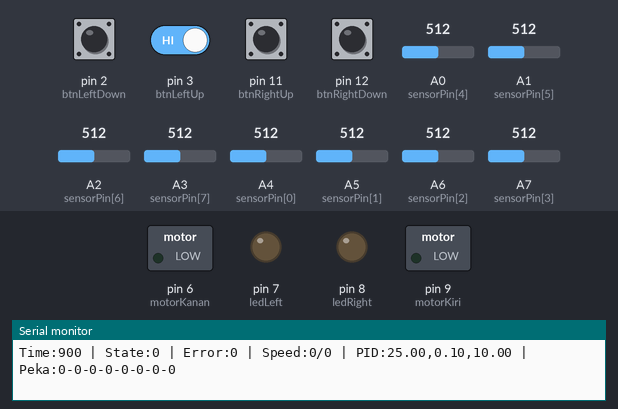
A sketch run on a simulated Arduino Nano, built with avr-gcc and run on an emulated ATmega328P. Parts: switched loads named in the sketch (green lamp = pin HIGH), output pins drawn as LEDs (lit = HIGH), the last lines printed to the serial monitor. Dashed ring = blinking. The inputs (shaded band) are chosen by the test bench; at power-on: pin 2 (btnLeftDown), pin 3 (btnLeftUp), pin 11 (btnRightUp), pin 12 (btnRightDown) HIGH, A2 (sensorPin[6]) = 512, A3 (sensorPin[7]) = 512, A0 (sensorPin[4]) = 512, A1 (sensorPin[5]) = 512, A4 (sensorPin[0]) = 512, A5 (sensorPin[1]) = 512, A6 (sensorPin[2]) = 512, A7 (sensorPin[3]) = 512. EEPROM starts erased.

Above: at 1.2 s.
1.3 s: pin 2 (btnLeftDown) pulled LOW for 0.15 s
At 2.1 s:
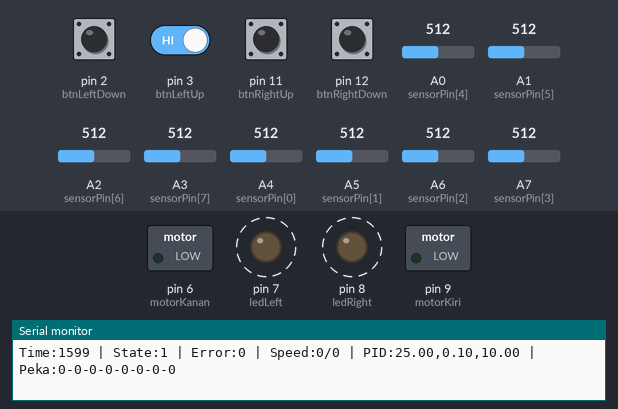
4.3 s: pin 2 (btnLeftDown) driven LOW and pin 3 (btnLeftUp) driven LOW
At 4.75 s:
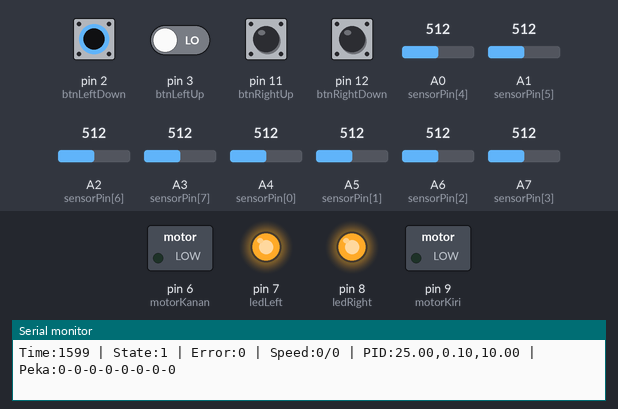
7.3 s: A2 (sensorPin[6]) set to 528
10.3 s: pin 2 (btnLeftDown) driven HIGH
At 11.2 s:
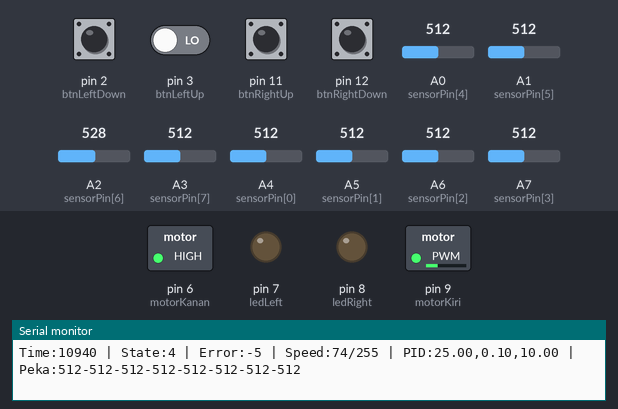
13.3 s: A3 (sensorPin[7]) set to 716
16.3 s: pin 2 (btnLeftDown) driven LOW
At 17.9 s:
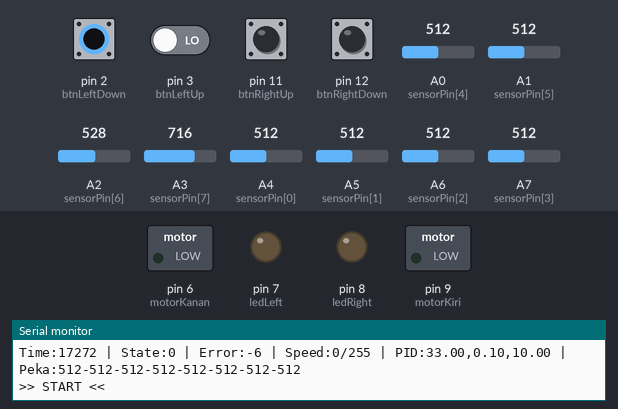
Timing chart, 0 to 19.4 s (numbered marks = the images above; inputs shaded):
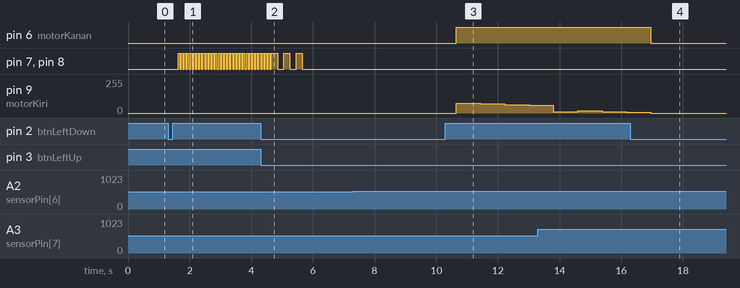

The sketch:

modul-09.ino
```cpp
// Modul 9: PID: 30, 1, 8
#include <EEPROM.h>

// ================= EEPROM =================
const int ADDR_SIGNATURE = 0;
const int ADDR_THRESHOLD = 1;
const int ADDR_KP = 17;
const int ADDR_KD = 21;
const int ADDR_KI = 25;

// ================= PIN =================
const int btnLeftDown = 2;
const int btnLeftUp = 3;
const int btnRightUp = 11;
const int btnRightDown = 12;

const int ledLeft = 7;
const int ledRight = 8;

const int motorKiri = 9;
const int motorKanan = 6;

const int sensorPin[8] = { A4, A5, A6, A7, A0, A1, A2, A3 };

// ================= VAR =================
int threshold[8];

float Kp = 25.0;
float Ki = 0.1;
float Kd = 10.0;

float integral = 0;

int LastError = 0;
int systemState = 0;

// ===== SPEED =====
int baseSpeed = 220;

// ===== WAKTU PID =====
unsigned long now = 0;
unsigned long lastTime = 0;
float timeChange = 0;

// ===== MONITOR =====
unsigned long lastPrint = 0;
const int intervalPrint = 300;

int lastKiri = 0;
int lastKanan = 0;
int lastErrorGlobal = 0;

// ================= SETUP =================
void setup() {
  Serial.begin(9600);

  pinMode(btnLeftDown, INPUT_PULLUP);
  pinMode(btnLeftUp, INPUT_PULLUP);
  pinMode(btnRightUp, INPUT_PULLUP);
  pinMode(btnRightDown, INPUT_PULLUP);

  pinMode(ledLeft, OUTPUT);
  pinMode(ledRight, OUTPUT);

  pinMode(motorKiri, OUTPUT);
  pinMode(motorKanan, OUTPUT);

  for (int i = 0; i < 8; i++) pinMode(sensorPin[i], INPUT);

  bacaEEPROM();
  lastTime = millis();

  Serial.println("LeftDown=Kalibrasi | LeftUp=Start");
}

// ================= LOOP =================
void loop() {

  bool leftDown = digitalRead(btnLeftDown) == LOW;
  bool leftUp = digitalRead(btnLeftUp) == LOW;
  bool rightUp = digitalRead(btnRightUp) == LOW;
  bool rightDown = digitalRead(btnRightDown) == LOW;

  switch (systemState) {

    case 0:
      if (leftDown) {
        systemState = 1;
        delay(300);
      }
      if (leftUp) {
        systemState = 2;
        Serial.println(">> START <<");
        delay(300);
      }
      break;

    case 1:
      kalibrasiSensor();
      simpanEEPROM();
      systemState = 0;
      break;

    case 2:
      jalanRobot();

      if (leftDown && leftUp) {
        stopMotor();
        systemState = 0;
        Serial.println(">> STOP <<");
        delay(300);
        break;
      }

      // FIX: Add delay after each state change to prevent multiple triggers
      if (leftUp && rightUp) {
        systemState = 7;
        delay(300);
      }
      else if (leftDown && rightDown) {
        systemState = 8;
        delay(300);
      }
      else if (leftDown) {
        systemState = 3;
        delay(300);
      }
      else if (leftUp) {
        systemState = 4;
        delay(300);
      }
      else if (rightUp) {
        systemState = 5;
        delay(300);
      }
      else if (rightDown) {
        systemState = 6;
        delay(300);
      }
      break;

    case 3: Kp--; if (Kp < 0) Kp = 0; simpanEEPROM(); delay(300); systemState = 2; break;
    case 4: Kp++; simpanEEPROM(); delay(300); systemState = 2; break;
    case 5: Kd--; if (Kd < 0) Kd = 0; simpanEEPROM(); delay(300); systemState = 2; break;
    case 6: Kd++; simpanEEPROM(); delay(300); systemState = 2; break;
    case 7: Ki = Ki + 0.01; simpanEEPROM(); delay(300); systemState = 2; break;    // FIX: Smaller increment for Ki
    case 8: Ki = Ki - 0.01; if (Ki < 0) Ki = 0; simpanEEPROM(); delay(300); systemState = 2; break;  // FIX: Smaller decrement for Ki
  }

  monitorSerial();
}

// ================= SENSOR =================
String bacaSensor() {
  String s = "";
  for (int i = 0; i < 8; i++) {
    int val = analogRead(sensorPin[i]);
    s += (val > threshold[i]) ? "1" : "0";
  }
  return s;
}

// ================= ERROR =================
// KEEP YOUR ORIGINAL ERROR CALCULATION - works fine for your setup
int hitungError(String k) {
  if (k == "10000000") return 7;
  else if (k == "11000000") return 6;
  else if (k == "01000000") return 5;
  else if (k == "01100000") return 4;
  else if (k == "00100000") return 3;
  else if (k == "00110000") return 2;
  else if (k == "00010000") return 1;
  else if (k == "00011000") return 0;
  else if (k == "00001000") return -1;
  else if (k == "00001100") return -2;
  else if (k == "00000100") return -3;
  else if (k == "00000110") return -4;
  else if (k == "00000010") return -5;
  else if (k == "00000011") return -6;
  else if (k == "00000001") return -7;
  else return LastError;
}

// ================= PID =================
void jalanRobot() {

  now = millis();

  // FIX: Handle millis() overflow properly
  if (now >= lastTime) {
    timeChange = (now - lastTime) / 1000.0;
  } else {
    // Overflow occurred
    timeChange = (4294967295UL - lastTime + now + 1) / 1000.0;
  }
  lastTime = now;

  if (timeChange <= 0) return;

  String kondisi = bacaSensor();

  if (kondisi == "11111111" || kondisi == "00000000") {
    stopMotor();
    integral = 0;
    return;
  }

  int error = hitungError(kondisi);

  // KEEP YOUR ORIGINAL SPEED LOGIC
  if (error == 0) {
    baseSpeed += 20;
    if (baseSpeed > 230) baseSpeed = 230;
  } else {
    baseSpeed = 200;
  }

  // FIX: Reset integral when error crosses zero to prevent windup
  if ((error > 0 && LastError < 0) || (error < 0 && LastError > 0)) {
    integral = 0;
  }

  integral += error * timeChange;
  integral = constrain(integral, -100, 100);

  float dError = (error - LastError) / timeChange;

  float output = (Kp * error) + (Ki * integral) + (Kd * dError);

  int kiri = constrain(baseSpeed + output, 0, 255);
  int kanan = constrain(baseSpeed - output, 0, 255);

  analogWrite(motorKiri, kiri);
  analogWrite(motorKanan, kanan);

  lastKiri = kiri;
  lastKanan = kanan;
  lastErrorGlobal = error;

  LastError = error;
}

// ================= MONITOR =================
void monitorSerial() {
  if (millis() - lastPrint >= intervalPrint) {
    lastPrint = millis();

    Serial.print("Time:");
    Serial.print(lastPrint);

    Serial.print(" | State:");
    Serial.print(systemState);

    Serial.print(" | Error:");
    Serial.print(lastErrorGlobal);

    Serial.print(" | Speed:");
    Serial.print(lastKiri);
    Serial.print("/");
    Serial.print(lastKanan);

    Serial.print(" | PID:");
    Serial.print(Kp);
    Serial.print(",");
    Serial.print(Ki);
    Serial.print(",");
    Serial.print(Kd);

    Serial.print(" | Peka:");
    for (int i = 0; i < 8; i++) {
      Serial.print(threshold[i]);
      if (i < 7) Serial.print("-");
    }

    Serial.println();
  }
}

// ================= STOP =================
void stopMotor() {
  analogWrite(motorKiri, 0);
  analogWrite(motorKanan, 0);
  integral = 0;  // FIX: Reset integral when stopped
}

// ================= KALIBRASI =================
void kalibrasiSensor() {
  int minVal[8], maxVal[8];

  for (int i = 0; i < 8; i++) {
    minVal[i] = 1023;
    maxVal[i] = 0;
  }

  for (int t = 0; t < 30; t++) {

    digitalWrite(ledLeft, HIGH);
    digitalWrite(ledRight, HIGH);

    for (int i = 0; i < 8; i++) {
      int val = analogRead(sensorPin[i]);
      if (val < minVal[i]) minVal[i] = val;
      if (val > maxVal[i]) maxVal[i] = val;
    }

    delay(50);

    digitalWrite(ledLeft, LOW);
    digitalWrite(ledRight, LOW);

    delay(50);
  }

  for (int i = 0; i < 8; i++) {
    threshold[i] = (minVal[i] + maxVal[i]) / 2;
  }

  for (int i = 0; i < 3; i++) {
    digitalWrite(ledLeft, HIGH);
    digitalWrite(ledRight, HIGH);
    delay(200);
    digitalWrite(ledLeft, LOW);
    digitalWrite(ledRight, LOW);
    delay(200);
  }
}

// ================= EEPROM =================
void simpanEEPROM() {
  EEPROM.write(ADDR_SIGNATURE, 0xAA);

  for (int i = 0; i < 8; i++) {
    EEPROM.write(ADDR_THRESHOLD + i * 2, highByte(threshold[i]));
    EEPROM.write(ADDR_THRESHOLD + i * 2 + 1, lowByte(threshold[i]));
  }

  byte *kp = (byte *)&Kp;
  byte *ki = (byte *)&Ki;
  byte *kd = (byte *)&Kd;

  for (int i = 0; i < 4; i++) {
    EEPROM.write(ADDR_KP + i, kp[i]);
    EEPROM.write(ADDR_KI + i, ki[i]);
    EEPROM.write(ADDR_KD + i, kd[i]);
  }
}

void bacaEEPROM() {
  if (EEPROM.read(ADDR_SIGNATURE) != 0xAA) return;

  for (int i = 0; i < 8; i++) {
    threshold[i] = word(
      EEPROM.read(ADDR_THRESHOLD + i * 2),
      EEPROM.read(ADDR_THRESHOLD + i * 2 + 1));
  }

  byte kp[4], ki[4], kd[4];

  for (int i = 0; i < 4; i++) {
    kp[i] = EEPROM.read(ADDR_KP + i);
    ki[i] = EEPROM.read(ADDR_KI + i);
    kd[i] = EEPROM.read(ADDR_KD + i);
  }

  memcpy(&Kp, kp, 4);
  memcpy(&Ki, ki, 4);
  memcpy(&Kd, kd, 4);
}
```

Measured:
- after the input at 1.3 s, pin 7 (ledLeft), pin 8 (ledRight): alternates HIGH for 0.05 s and LOW for 0.05 s, starting after 0.33 s
- after the input at 10.3 s, pin 6 (motorKanan): LOW → HIGH after 0.34 s; pin 9 (motorKiri): 0/255 → 74/255 after 0.34 s, → 69/255 0.79 s later, → 63/255 0.79 s later, → 58/255 0.79 s later
- after the input at 16.3 s, pin 6 (motorKanan): HIGH → LOW after 0.66 s
